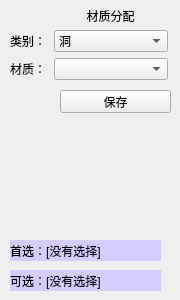
    <widget class="QWidget" name="tab_3">
     <attribute name="icon">
      <iconset resource="RMMV.qrc">
       <normaloff>:/E3/Resources/caizia.jpg</normaloff>:/E3/Resources/caizia.jpg</iconset>
     </attribute>
     <attribute name="title">
      <string/>
     </attribute>
     <widget class="QLabel" name="label_16">
      <property name="geometry">
       <rect>
        <x>10</x>
        <y>240</y>
        <width>151</width>
        <height>21</height>
       </rect>
      </property>
      <property name="styleSheet">
       <string notr="true">background-color: rgb(213, 205, 255);</string>
      </property>
      <property name="text">
       <string>首选：[没有选择]</string>
      </property>
     </widget>
     <widget class="QLabel" name="label_18">
      <property name="geometry">
       <rect>
        <x>10</x>
        <y>270</y>
        <width>151</width>
        <height>21</height>
       </rect>
      </property>
      <property name="styleSheet">
       <string notr="true">background-color: rgb(213, 205, 255);</string>
      </property>
      <property name="text">
       <string>可选：[没有选择]</string>
      </property>
     </widget>
     <widget class="QLabel" name="label_67">
      <property name="geometry">
       <rect>
        <x>50</x>
        <y>0</y>
        <width>121</width>
        <height>31</height>
       </rect>
      </property>
      <property name="styleSheet">
       <string notr="true">font: 12pt &quot;Agency FB&quot;;</string>
      </property>
      <property name="text">
       <string>材质分配</string>
      </property>
      <property name="textFormat">
       <enum>Qt::AutoText</enum>
      </property>
      <property name="alignment">
       <set>Qt::AlignCenter</set>
      </property>
     </widget>
     <widget class="QPushButton" name="pushButton_TextureSave">
      <property name="geometry">
       <rect>
        <x>60</x>
        <y>90</y>
        <width>111</width>
        <height>23</height>
       </rect>
      </property>
      <property name="text">
       <string>保存</string>
      </property>
     </widget>
     <widget class="QWidget" name="layoutWidget">
      <property name="geometry">
       <rect>
        <x>10</x>
        <y>30</y>
        <width>158</width>
        <height>50</height>
       </rect>
      </property>
      <layout class="QHBoxLayout" name="horizontalLayout_3">
       <item>
        <layout class="QVBoxLayout" name="verticalLayout">
         <item>
          <widget class="QLabel" name="label_75">
           <property name="text">
            <string>类别：</string>
           </property>
          </widget>
         </item>
         <item>
          <widget class="QLabel" name="label_74">
           <property name="text">
            <string>材质：</string>
           </property>
          </widget>
         </item>
        </layout>
       </item>
       <item>
        <layout class="QVBoxLayout" name="verticalLayout_2">
         <item>
          <widget class="QComboBox" name="comboBox_TextureFirst">
           <item>
            <property name="text">
             <string>洞</string>
            </property>
           </item>
           <item>
            <property name="text">
             <string>屋顶</string>
            </property>
           </item>
           <item>
            <property name="text">
             <string>地板</string>
            </property>
           </item>
           <item>
            <property name="text">
             <string>天花</string>
            </property>
           </item>
           <item>
            <property name="text">
             <string>墙</string>
            </property>
           </item>
           <item>
            <property name="text">
             <string>隔断</string>
            </property>
           </item>
           <item>
            <property name="text">
             <string>窗</string>
            </property>
           </item>
           <item>
            <property name="text">
             <string>镶板</string>
            </property>
           </item>
           <item>
            <property name="text">
             <string>门</string>
            </property>
           </item>
           <item>
            <property name="text">
             <string>发声体</string>
            </property>
           </item>
           <item>
            <property name="text">
             <string>光源</string>
            </property>
           </item>
           <item>
            <property name="text">
             <string>器具</string>
            </property>
           </item>
           <item>
            <property name="text">
             <string>线</string>
            </property>
           </item>
           <item>
            <property name="text">
             <string>太阳能采集装置</string>
            </property>
           </item>
           <item>
            <property name="text">
             <string>相机</string>
            </property>
           </item>
          </widget>
         </item>
         <item>
          <widget class="QComboBox" name="comboBox_TextureSecond"/>
         </item>
        </layout>
       </item>
      </layout>
     </widget>
    </widget>
